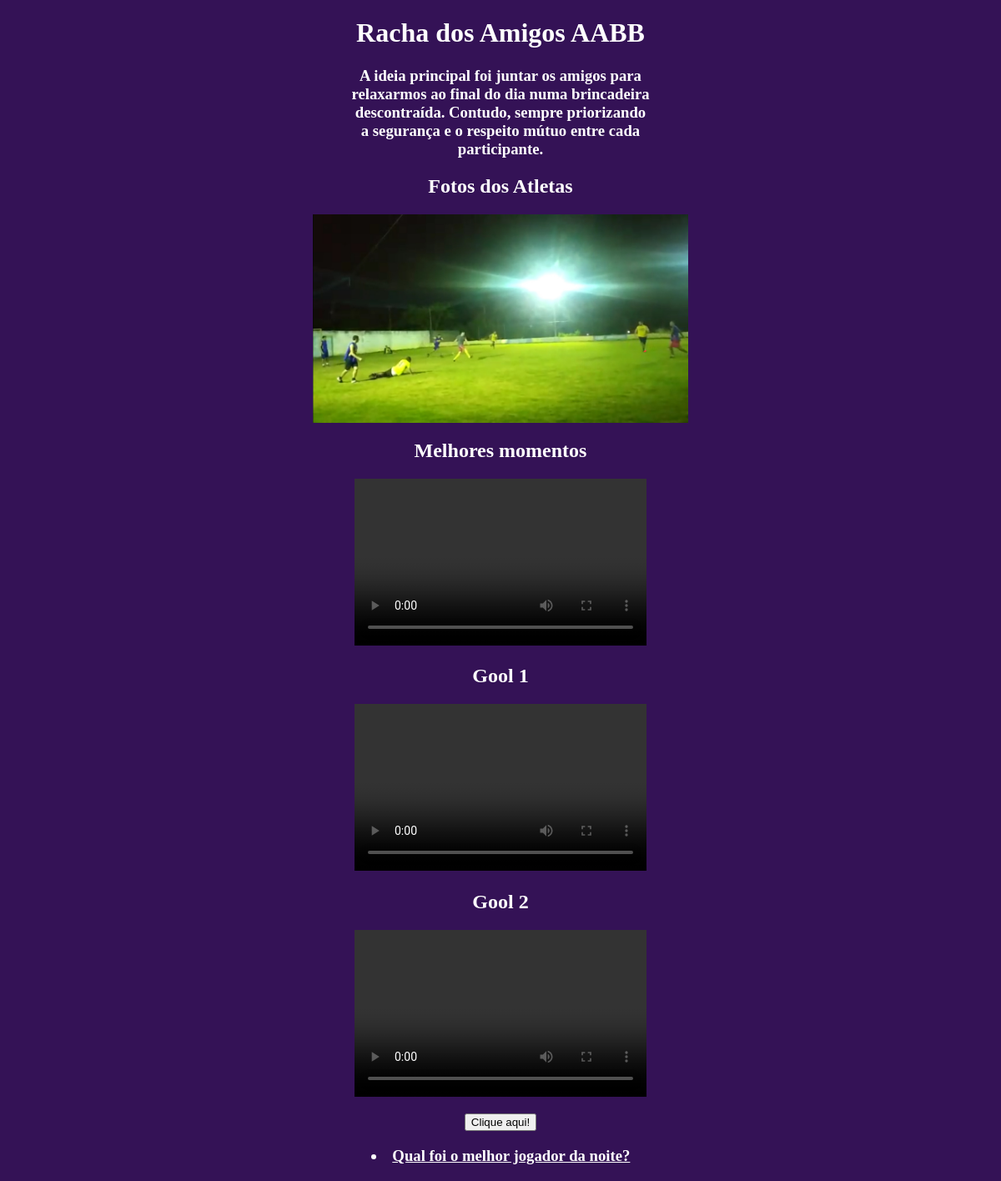
The page /polls/ on the database as committed earlier.
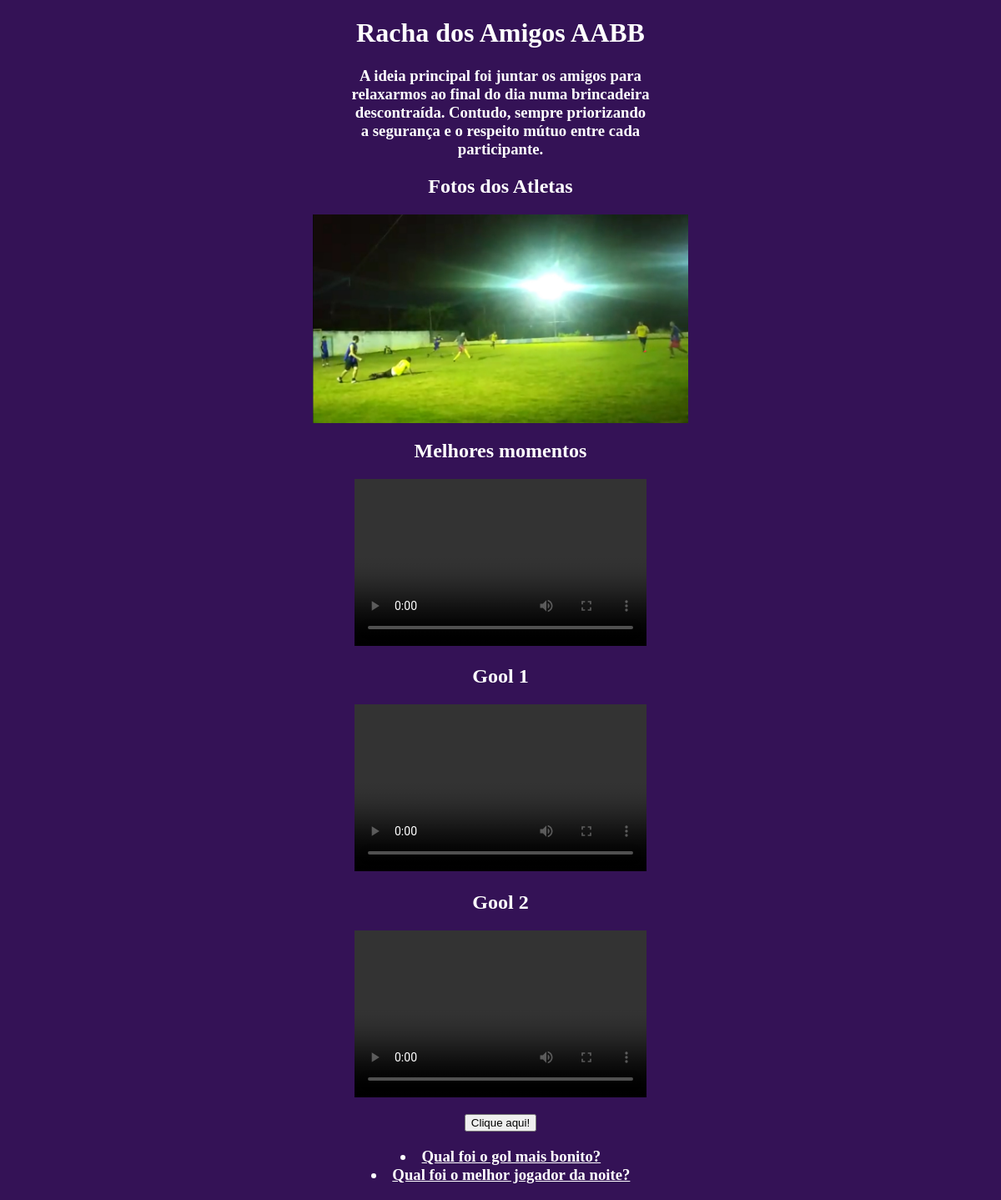
The same page on the database as committed later.
### polls/models.py (models this page shows, shortened)
class Question(models.Model):
    question_text = models.CharField(max_length=200)
    pub_date = models.DateTimeField('date published')
    def was_published_recently(self):
        now = timezone.now()
        return now - timedelta(days=1) <= self.pub_date <= now
    was_published_recently.admin_order_field = 'pub_date'
    was_published_recently.boolean = True
    was_published_recently.short_description = 'Published recently?'

### polls/views.py (the view, shortened to what this page needs)
# urls.py: path('', views.IndexView.as_view(), name='index'),
class IndexView(generic.ListView):
    template_name = 'polls/index.html'
    context_object_name = 'latest_question_list'
    def get_queryset(self):
        return Question.objects.filter(
            pub_date__lte=timezone.now()
        ).order_by('-pub_date')[:5]

### polls/templates/polls/index.html (shortened to what this page needs)
{% load static %}
<!DOCTYPE html>
<html lang="pt-br">
    <head>
        <link rel="stylesheet" href="{% static 'polls/css/style.css' %}">
    </head>
    <body>
    <center
        <div id="site">
            <h1>Racha dos Amigos AABB</h1>
            <h3>
            <p>
                A ideia principal foi juntar os amigos para <br/>
                relaxarmos ao final do dia numa brincadeira<br/>
                descontraída. Contudo, sempre priorizando <br/>
                a segurança e o respeito mútuo entre cada <br/>
                participante.
            </p>
            <p>
                <h2>Fotos dos Atletas</h2>
                <img width=450 height=250 src="{% static 'polls/images/central.png' %}" align="middle"/>
            </p>
            <p>
                <h2>Melhores momentos</h2>
                <video controls autoplay width="350" height="200">
                    <source src="{% static 'polls/video/racha2.mp4' %}">
                    <source src="{% static 'polls/video/racha2.webm' %}">
                    <source src="{% static 'polls/video/racha2.ogv' %}">
                </video>
            </p>
            <p>
                <h2>Gool 1</h2>
                <video controls autoplay width="350" height="200">
                    <source src="{% static 'polls/video/gool1.mp4' %}">
                    <source src="{% static 'polls/video/gool1.webm' %}">
                    <source src="{% static 'polls/video/gool1.ogv' %}">
                </video>
            </p>
            <p>
                <h2>Gool 2</h2>
                <video controls autoplay width="350" height="200">
                    <source src="{% static 'polls/video/gool2.mp4' %}">
                    <source src="{% static 'polls/video/gool2.webm' %}">
                    <source src="{% static 'polls/video/gool2.ogv' %}">
                </video>
            </p>
            <button onclick="teste();">Clique aqui!</button>
            <h3>
            {% if latest_question_list %}
            {% for question in latest_question_list %}
                <li><a href="{% url 'polls:detail' question.id %}">{{ question.question_text }}</a></li>
            {% endfor %}
            {% else %}
            <p>No polls are available.</p>
            {% endif %}
            </h3>
    </body>
</html>

Rows that differ between the two databases and show on the page:
added Question: question_text "Qual foi o gol mais bonito?"
